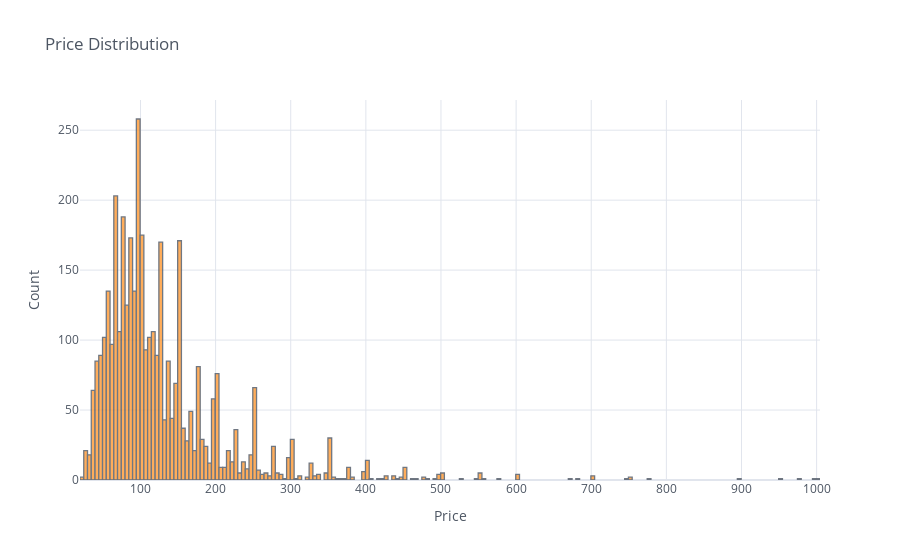

Notebook cell for this chart:
### Code cell
listings[["price"]].iplot(kind="histogram", bins=200, theme="white", title="Price Distribution",
         xTitle='Price', yTitle='Count')

### Figure 1 — Plotly figure (JSON) as saved in the notebook; plotly's stock layout.template omitted (floating-point values rounded to 4 significant figures; data arrays with more than 128 entries replaced by an {"elided": "..."} marker saying what was removed)
{"data": [{"histfunc": "count", "histnorm": "", "marker": {"color": "rgba(255, 153, 51, 1.0)", "line": {"color": "#4D5663", "width": 1.3}}, "name": "price", "nbinsx": 200, "opacity": 0.8, "orientation": "v", "type": "histogram", "x": {"elided": "3818 int values"}}], "layout": {"barmode": "overlay", "legend": {"bgcolor": "#FFFFFF", "font": {"color": "#4D5663"}}, "paper_bgcolor": "#FFFFFF", "plot_bgcolor": "#FFFFFF", "title": {"font": {"color": "#4D5663"}, "text": "Price Distribution"}, "xaxis": {"gridcolor": "#E1E5ED", "showgrid": true, "tickfont": {"color": "#4D5663"}, "title": {"font": {"color": "#4D5663"}, "text": "Price"}, "zerolinecolor": "#E1E5ED"}, "yaxis": {"gridcolor": "#E1E5ED", "showgrid": true, "tickfont": {"color": "#4D5663"}, "title": {"font": {"color": "#4D5663"}, "text": "Count"}, "zerolinecolor": "#E1E5ED"}}}
